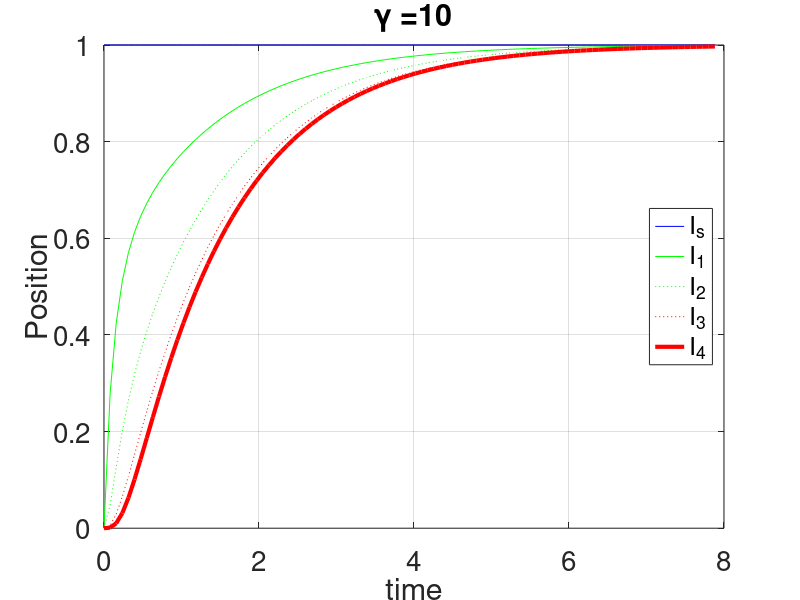
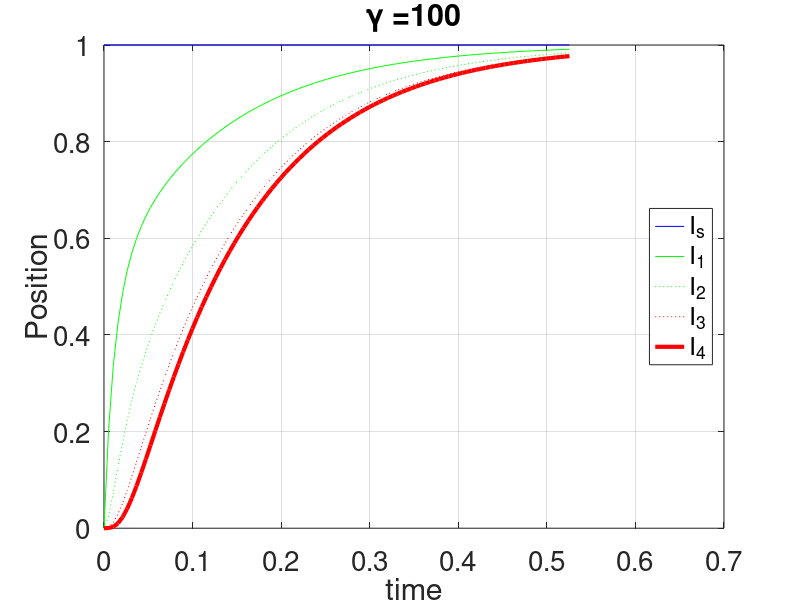

Write the MATLAB code that produced these figures, in order.
%
% For Cohesive Networks Class
clear all
% close all
nfig=0;

% Figure 1

%%%%%%%%%%%%%%%%%%%%%%%%%%% 
gamma =10;  
N = 4; % number of agents
K = zeros(N,N); % pinned Laplacian
for jj=1:N
    if jj ==1
        K(jj,jj) = 2/2; K(jj,jj+1)=-1/2;
    elseif jj==N
        K(jj,jj) = 1; K(jj,jj-1)=-1;
    else
        K(jj,jj)=2/2; K(jj,jj-1)=-1/2; K(jj,jj+1)=-1/2
    end
end
Bhat = zeros(N,1); Bhat(1,1) =1/2; 
A = -K*gamma; B = Bhat*gamma;
C = zeros(1,N); C(1,N)=1; D=[]; 


%return
I0 = 0:1:N-1; %I0 = I0*0.5;

Sys = ss(A,B,C,D); 
SysPoles = eig(A)

steady_state = -inv(A)*B

%return
% Part  1 gamma=10 trajectory 
%%%%%%%%%%%%%%%%%%%%%%%%%%%%%%%%%%%%%%%%%

tmax = 6/abs(max(SysPoles))
delt = tmax/100; 

t = 0:delt:tmax; 
    
Is = ones(size(t))';
 
[y,t,I]  = lsim(Sys,Is,t);


told = t;
nfig=nfig+1; figure(nfig); clf
%plot(t,I(:,4),'r',t,I(:,3),' r:',t,I(:,2),'g:',t,I(:,1),'g',t,yd,'b','LineWidth',3);
plot(t,Is,'b',t,I(:,1),'g',t,I(:,2),' g:',t,I(:,3),'r:',t,I(:,4),'r','LineWidth',3);
xlabel('time'), ylabel('Position')
%legend('y_4','y_3','y_2','y_1','y_s','location','east')
legend('I_s','I_1','I_2','I_3','I_4','location','east')
%axis([0 max(t) 0 ymax])
grid
title('\gamma =10')
set(gca,'FontSize',20)
pause(0.01)


%return

%%%%%%%%%%%%%%%%%%%%%%%%%%%%%%%%%%%%%%%%%
%%%%%%%%%%%%%%%%%%%%%%%%%%% 
% faster motion
gamma =100; 
A = -K*gamma; B = Bhat*gamma;


Sys = ss(A,B,C,D); 
delt = 1/100; 
Syspoles = eig(A)


tmax = 4/abs(max(Syspoles))
delt = tmax/100; 
t = 0:delt:tmax;   
yd = ones(size(t))';

 
[y,t,I]  = lsim(Sys,yd,t);

nfig=nfig+1; figure(nfig); clf
plot(t,Is,'b',t,I(:,1),'g',t,I(:,2),' g:',t,I(:,3),'r:',t,I(:,4),'r','LineWidth',3);
xlabel('time'), ylabel('Position')
legend('I_s','I_1','I_2','I_3','I_4','location','east')
title('\gamma =100')
grid
set(gca,'FontSize',20)
pause(0.01)
%saveas(gcf,'../Images/Z_N1_stepresponse','epsc')

return
